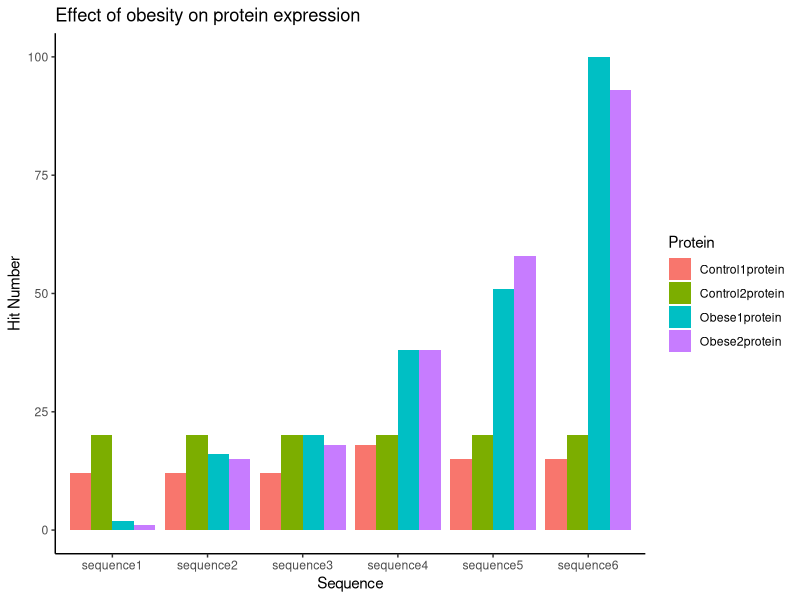

Reproduce this figure in R.
setwd("C:/Users/raven/Desktop/biocomputing/GroupProject/Bioinformatics_Group_Project")
HitTable=read.table(file="HMMsearchHitTableFinal.txt",header = FALSE,stringsAsFactors = FALSE)

# make hitnumbers, proteins and sequences into three separate variables from HitTable
Protein=numeric(length=length(HitTable$V1)/3)
Sequence=numeric(length=length(HitTable$V1)/3)
HitNum=numeric(length=length(HitTable$V1)/3)
for (i in 1:length(HitTable$V1)) {
  if (i %% 3 == 0) {
      HitNum[i/3]=HitTable[i,] # those lines indicate hitnumbers
  }
  else if (i %% 3 == 1) {
      Protein[(i+2)/3]=HitTable[i,] # those lines indicate protein
  }
  else {
      Sequence[(i+1)/3]=HitTable[i,] # those lines indicate sequence
  }
}

# make a new data frame (protein, sequence and hitnumber are three separate variables)
HitNum=as.numeric(HitNum)
Graphic=cbind.data.frame(Protein,Sequence,HitNum) # default is to make it a character vector. Must convert to data frame

# make the graph
library(ggplot2)
library(grid)
library(gridExtra)
Plot=ggplot(data=Graphic,aes(x=Graphic$Sequence,y=Graphic$HitNum,fill=Graphic$Protein))+geom_bar(stat="identity",position=position_dodge())+theme_classic()+xlab("Sequence")+ylab("Hit Number")+scale_fill_discrete(name="Protein")+ggtitle("Effect of obesity on protein expression")
Plot
